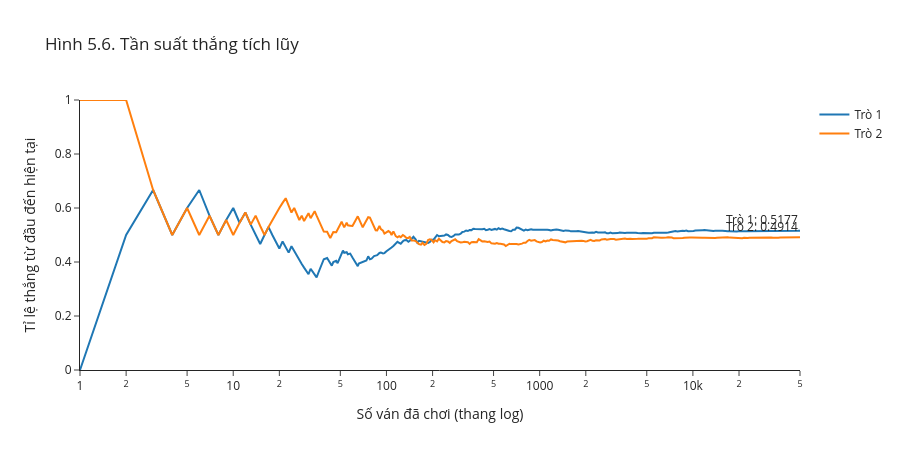

Notebook cell for this chart:
### Markdown cell above
Chênh lệch giữa mô phỏng và lý thuyết là dao động do số ván hữu hạn.

### Hình 5.6. Tần suất thắng tích lũy

Tại mỗi số ván $m$, lấy số ván thắng từ ván 1 đến ván $m$ chia cho $m$. `np.cumsum(wins)` cộng dồn số ván thắng; chia cho `np.arange(1, n_games+1)`, tức $1,2,\ldots,n$, được tỉ lệ thắng tính đến từng ván. Trục hoành dùng thang log để thấy rõ cả đoạn đầu lẫn đoạn cuối. Đường ngang là xác suất lý thuyết.

**Bạn đoán trước:** đoạn nào của đường dao động mạnh nhất?

<!-- branch-plot-instructions:start -->

**Đọc code vẽ bằng Plotly.** `go.Figure` chứa các trace; mỗi `go.Scatter`, `go.Bar` hoặc trace khác nhận các mảng dữ liệu đã tính. `update_layout` đặt tiêu đề, nhãn và bộ điều khiển. Thử đổi thuộc tính hiển thị trong trace hoặc layout, rồi chạy lại ô; giữ dữ liệu để so sánh.

<!-- branch-plot-instructions:end -->

### Code cell
checkpoints = np.unique(np.geomspace(1, n_games, 400).astype(int))
fig = go.Figure()
for wins, theoretical, name in zip([win1, win2], exact_probs, ["Trò 1", "Trò 2"]):
    running_rate = np.cumsum(wins) / np.arange(1, n_games+1)
    fig.add_trace(go.Scatter(x=checkpoints, y=running_rate[checkpoints-1], mode="lines", name=name))
    fig.add_hline(y=theoretical, line_dash="dash", annotation_text=f"{name}: {theoretical:.4f}")
fig.update_layout(title="Hình 5.6. Tần suất thắng tích lũy",
                  xaxis_title="Số ván đã chơi (thang log)", xaxis_type="log",
                  yaxis_title="Tỉ lệ thắng từ đầu đến hiện tại", yaxis_range=[0, 1], height=450)
fig.show()

### Figure 1 — Plotly figure (JSON) as saved in the notebook; plotly's stock layout.template omitted (floating-point values rounded to 4 significant figures; data arrays with more than 128 entries replaced by an {"elided": "..."} marker saying what was removed)
{"data": [{"mode": "lines", "name": "Trò 1", "type": "scatter", "x": {"elided": "302 int values"}, "y": {"elided": "302 float values"}}, {"mode": "lines", "name": "Trò 2", "type": "scatter", "x": {"elided": "302 int values"}, "y": {"elided": "302 float values"}}], "layout": {"annotations": [{"showarrow": false, "text": "Trò 1: 0.5177", "x": 1, "xanchor": "right", "xref": "x domain", "y": 0.5177, "yanchor": "bottom", "yref": "y"}, {"showarrow": false, "text": "Trò 2: 0.4914", "x": 1, "xanchor": "right", "xref": "x domain", "y": 0.4914, "yanchor": "bottom", "yref": "y"}], "height": 450, "shapes": [{"line": {"dash": "dash"}, "type": "line", "x0": 0, "x1": 1, "xref": "x domain", "y0": 0.5177, "y1": 0.5177, "yref": "y"}, {"line": {"dash": "dash"}, "type": "line", "x0": 0, "x1": 1, "xref": "x domain", "y0": 0.4914, "y1": 0.4914, "yref": "y"}], "title": {"text": "Hình 5.6. Tần suất thắng tích lũy"}, "xaxis": {"title": {"text": "Số ván đã chơi (thang log)"}, "type": "log"}, "yaxis": {"range": [0, 1], "title": {"text": "Tỉ lệ thắng từ đầu đến hiện tại"}}}}
